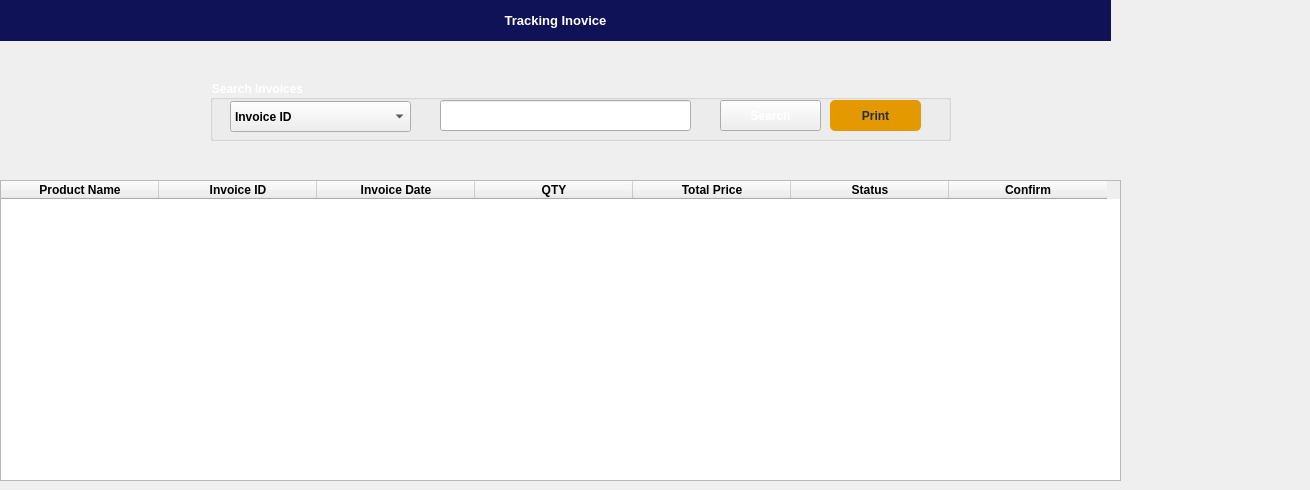
       <widget class="QWidget" name="InvoiceStatus">
        <attribute name="title">
         <string>Invoice Status</string>
        </attribute>
        <widget class="QLabel" name="label_13">
         <property name="geometry">
          <rect>
           <x>0</x>
           <y>0</y>
           <width>1111</width>
           <height>41</height>
          </rect>
         </property>
         <property name="font">
          <font>
           <pointsize>10</pointsize>
           <bold>true</bold>
          </font>
         </property>
         <property name="styleSheet">
          <string notr="true">background-color: rgb(15, 18, 86);
color: rgb(255, 255, 255);</string>
         </property>
         <property name="text">
          <string>Tracking Inovice</string>
         </property>
         <property name="alignment">
          <set>Qt::AlignmentFlag::AlignCenter</set>
         </property>
        </widget>
        <widget class="QGroupBox" name="groupBox_9">
         <property name="geometry">
          <rect>
           <x>210</x>
           <y>80</y>
           <width>741</width>
           <height>61</height>
          </rect>
         </property>
         <property name="font">
          <font>
           <bold>true</bold>
          </font>
         </property>
         <property name="styleSheet">
          <string notr="true">color: rgb(255, 255, 255);</string>
         </property>
         <property name="title">
          <string>Search Invoices</string>
         </property>
         <widget class="QComboBox" name="Emp_SearchBy_Comb_2">
          <property name="geometry">
           <rect>
            <x>20</x>
            <y>21</y>
            <width>181</width>
            <height>31</height>
           </rect>
          </property>
          <property name="font">
           <font>
            <bold>true</bold>
           </font>
          </property>
          <property name="styleSheet">
           <string notr="true">color: rgb(0, 0, 0);</string>
          </property>
          <item>
           <property name="text">
            <string>Invoice ID</string>
           </property>
          </item>
          <item>
           <property name="text">
            <string>Product Name</string>
           </property>
          </item>
          <item>
           <property name="text">
            <string>Invoice Date</string>
           </property>
          </item>
          <item>
           <property name="text">
            <string>QTY</string>
           </property>
          </item>
          <item>
           <property name="text">
            <string>Price</string>
           </property>
          </item>
          <item>
           <property name="text">
            <string>Status</string>
           </property>
          </item>
         </widget>
         <widget class="QLineEdit" name="Emp_Search_box_2">
          <property name="geometry">
           <rect>
            <x>230</x>
            <y>20</y>
            <width>251</width>
            <height>31</height>
           </rect>
          </property>
          <property name="styleSheet">
           <string notr="true">color: rgb(0, 0, 0);</string>
          </property>
         </widget>
         <widget class="QPushButton" name="search_invoice_btn">
          <property name="geometry">
           <rect>
            <x>510</x>
            <y>20</y>
            <width>101</width>
            <height>31</height>
           </rect>
          </property>
          <property name="minimumSize">
           <size>
            <width>80</width>
            <height>30</height>
           </size>
          </property>
          <property name="maximumSize">
           <size>
            <width>300</width>
            <height>600</height>
           </size>
          </property>
          <property name="font">
           <font>
            <bold>true</bold>
           </font>
          </property>
          <property name="cursor">
           <cursorShape>PointingHandCursor</cursorShape>
          </property>
          <property name="styleSheet">
           <string notr="true">QPushButton{
  background-color: rgb(244, 208, 63);
  color: rgb(33, 47, 61);
  border-radius: 5px;
}
QPushButton::pressed{
	padding-left:2px;
	padding-top: 3px;
	background-color: rgb(248, 196, 113);
}
color: rgb(255, 255, 255);</string>
          </property>
          <property name="text">
           <string>Search</string>
          </property>
          <property name="icon">
           <iconset>
            <normaloff>:/Button/search.png</normaloff>:/Button/search.png</iconset>
          </property>
         </widget>
         <widget class="QPushButton" name="print_btn">
          <property name="geometry">
           <rect>
            <x>620</x>
            <y>20</y>
            <width>91</width>
            <height>31</height>
           </rect>
          </property>
          <property name="font">
           <font>
            <bold>true</bold>
           </font>
          </property>
          <property name="styleSheet">
           <string notr="true">QPushButton{
  
	background-color: rgb(229, 153, 0);
  color: rgb(33, 47, 61);
  border-radius: 5px;
}
QPushButton::pressed{
	padding-left:2px;
	padding-top: 3px;
	background-color: rgb(248, 196, 113);
}</string>
          </property>
          <property name="text">
           <string>Print</string>
          </property>
         </widget>
        </widget>
        <widget class="QLabel" name="label_14">
         <property name="geometry">
          <rect>
           <x>-6</x>
           <y>45</y>
           <width>1301</width>
           <height>141</height>
          </rect>
         </property>
         <property name="sizePolicy">
          <sizepolicy hsizetype="Expanding" vsizetype="Expanding">
           <horstretch>0</horstretch>
           <verstretch>0</verstretch>
          </sizepolicy>
         </property>
         <property name="styleSheet">
          <string notr="true">background-image: url(:/Background/banner_min.png);</string>
         </property>
         <property name="text">
          <string/>
         </property>
        </widget>
        <widget class="QTableWidget" name="TrackingInvoice_tableWidget">
         <property name="geometry">
          <rect>
           <x>0</x>
           <y>180</y>
           <width>1121</width>
           <height>301</height>
          </rect>
         </property>
         <property name="styleSheet">
          <string notr="true">QTableWidget#Category_tableWidget{
background-color: rgb(226, 245, 255);
}</string>
         </property>
         <property name="rowCount">
          <number>0</number>
         </property>
         <attribute name="horizontalHeaderDefaultSectionSize">
          <number>158</number>
         </attribute>
         <column>
          <property name="text">
           <string>Product Name</string>
          </property>
          <property name="font">
           <font>
            <bold>true</bold>
           </font>
          </property>
         </column>
         <column>
          <property name="text">
           <string>Invoice ID</string>
          </property>
          <property name="font">
           <font>
            <bold>true</bold>
           </font>
          </property>
         </column>
         <column>
          <property name="text">
           <string>Invoice Date</string>
          </property>
          <property name="font">
           <font>
            <bold>true</bold>
           </font>
          </property>
         </column>
         <column>
          <property name="text">
           <string>QTY</string>
          </property>
          <property name="font">
           <font>
            <bold>true</bold>
           </font>
          </property>
         </column>
         <column>
          <property name="text">
           <string>Total Price</string>
          </property>
          <property name="font">
           <font>
            <bold>true</bold>
           </font>
          </property>
         </column>
         <column>
          <property name="text">
           <string>Status</string>
          </property>
          <property name="font">
           <font>
            <bold>true</bold>
           </font>
          </property>
         </column>
         <column>
          <property name="text">
           <string>Confirm</string>
          </property>
          <property name="font">
           <font>
            <bold>true</bold>
           </font>
          </property>
         </column>
        </widget>
        <zorder>label_14</zorder>
        <zorder>label_13</zorder>
        <zorder>groupBox_9</zorder>
        <zorder>TrackingInvoice_tableWidget</zorder>
       </widget>
